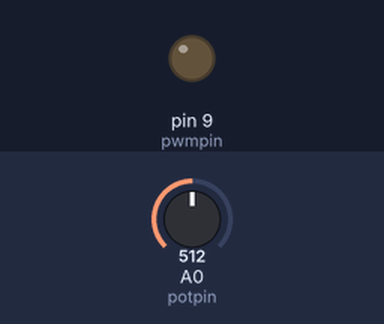
Recording of a sketch running on a simulated Arduino Uno, built with avr-gcc and run on an emulated ATmega328P. Parts: output pins drawn as LEDs (lit = HIGH). The inputs (shaded band) are chosen by the test bench; at power-on: A0 (potpin) = 512.

Above: at 0.1 s.
Timing chart, 0 to 1.6 s (numbered marks = the images above):
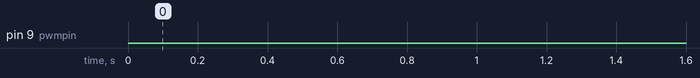

The sketch:

Servowithpot.ino
```cpp
volatile int pwmWidth=600;
volatile int Angle;
#define pwmpin 9
#define potpin A0
void setup(){
  pinMode(pwmpin, OUTPUT);
  Serial.begin(9600);

  cli();
  TCCR1A = 0;
  TCCR1B = 0;
  TCNT1 = 0;
  OCR1A = 5000;
  TCCR1B |= (1<<WGM12);
  TCCR1B |= (1<<CS11)|(1<<CS10);
  TIMSK1 |= (1<<OCIE1A);
  sei();
}
ISR(TIMER1_COMPA_vect){
  digitalWrite(pwmpin,HIGH);
  delayMicroseconds(pwmWidth);
  digitalWrite(pwmpin, LOW);
}
void loop(){
  int throttle_input = analogRead(potpin);
  pwmWidth = map(throttle_input,0,1023,600,2400);
  delay(20);
}
```
